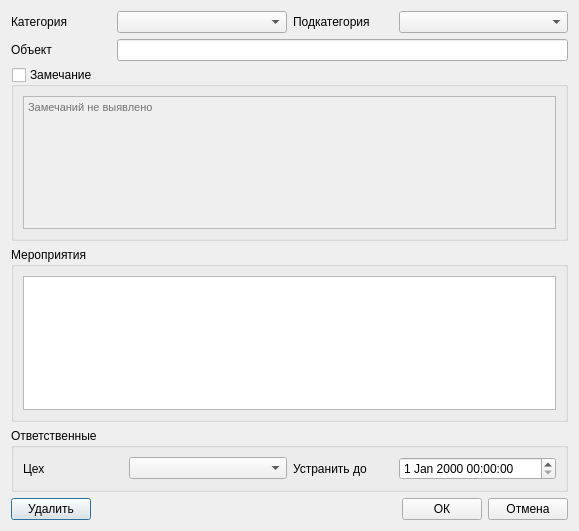
<?xml version="1.0" encoding="UTF-8"?>
<ui version="4.0">
 <class>IssueEdit</class>
 <widget class="QDialog" name="IssueEdit">
  <property name="geometry">
   <rect>
    <x>0</x>
    <y>0</y>
    <width>579</width>
    <height>531</height>
   </rect>
  </property>
  <property name="windowTitle">
   <string>Добавление замечания</string>
  </property>
  <layout class="QVBoxLayout" name="verticalLayout_5">
   <item>
    <layout class="QHBoxLayout" name="horizontalLayout_5">
     <item>
      <widget class="QLabel" name="label_3">
       <property name="minimumSize">
        <size>
         <width>100</width>
         <height>0</height>
        </size>
       </property>
       <property name="maximumSize">
        <size>
         <width>100</width>
         <height>16777215</height>
        </size>
       </property>
       <property name="text">
        <string>Категория</string>
       </property>
      </widget>
     </item>
     <item>
      <widget class="QComboBox" name="category"/>
     </item>
     <item>
      <widget class="QLabel" name="label_4">
       <property name="minimumSize">
        <size>
         <width>100</width>
         <height>0</height>
        </size>
       </property>
       <property name="maximumSize">
        <size>
         <width>100</width>
         <height>16777215</height>
        </size>
       </property>
       <property name="text">
        <string>Подкатегория</string>
       </property>
      </widget>
     </item>
     <item>
      <widget class="QComboBox" name="subcategory"/>
     </item>
    </layout>
   </item>
   <item>
    <layout class="QHBoxLayout" name="horizontalLayout">
     <item>
      <widget class="QLabel" name="label">
       <property name="minimumSize">
        <size>
         <width>100</width>
         <height>0</height>
        </size>
       </property>
       <property name="maximumSize">
        <size>
         <width>100</width>
         <height>16777215</height>
        </size>
       </property>
       <property name="text">
        <string>Объект</string>
       </property>
      </widget>
     </item>
     <item>
      <widget class="QLineEdit" name="place"/>
     </item>
    </layout>
   </item>
   <item>
    <widget class="QGroupBox" name="has_issue">
     <property name="enabled">
      <bool>true</bool>
     </property>
     <property name="title">
      <string>Замечание</string>
     </property>
     <property name="checkable">
      <bool>true</bool>
     </property>
     <property name="checked">
      <bool>false</bool>
     </property>
     <layout class="QVBoxLayout" name="verticalLayout">
      <item>
       <widget class="QTextEdit" name="issue">
        <property name="html">
         <string>&lt;!DOCTYPE HTML PUBLIC &quot;-//W3C//DTD HTML 4.0//EN&quot; &quot;http://www.w3.org/TR/REC-html40/strict.dtd&quot;&gt;
&lt;html&gt;&lt;head&gt;&lt;meta name=&quot;qrichtext&quot; content=&quot;1&quot; /&gt;&lt;meta charset=&quot;utf-8&quot; /&gt;&lt;style type=&quot;text/css&quot;&gt;
p, li { white-space: pre-wrap; }
hr { height: 1px; border-width: 0; }
li.unchecked::marker { content: &quot;\2610&quot;; }
li.checked::marker { content: &quot;\2612&quot;; }
&lt;/style&gt;&lt;/head&gt;&lt;body style=&quot; font-family:'Sans Serif'; font-size:9pt; font-weight:400; font-style:normal;&quot;&gt;
&lt;p style=&quot; margin-top:0px; margin-bottom:0px; margin-left:0px; margin-right:0px; -qt-block-indent:0; text-indent:0px;&quot;&gt;&lt;span style=&quot; font-family:'MS Shell Dlg 2'; font-size:8pt; color:#737373;&quot;&gt;Замечаний не выявлено&lt;/span&gt;&lt;/p&gt;&lt;/body&gt;&lt;/html&gt;</string>
        </property>
       </widget>
      </item>
     </layout>
    </widget>
   </item>
   <item>
    <widget class="QGroupBox" name="groupBox_2">
     <property name="title">
      <string>Мероприятия</string>
     </property>
     <layout class="QVBoxLayout" name="verticalLayout_2">
      <item>
       <widget class="QPlainTextEdit" name="measures"/>
      </item>
     </layout>
    </widget>
   </item>
   <item>
    <widget class="QGroupBox" name="gbEesponsible">
     <property name="title">
      <string>Ответственные</string>
     </property>
     <layout class="QHBoxLayout" name="horizontalLayout_2">
      <item>
       <widget class="QLabel" name="label_2">
        <property name="minimumSize">
         <size>
          <width>100</width>
          <height>0</height>
         </size>
        </property>
        <property name="maximumSize">
         <size>
          <width>100</width>
          <height>16777215</height>
         </size>
        </property>
        <property name="text">
         <string>Цех</string>
        </property>
       </widget>
      </item>
      <item>
       <widget class="QComboBox" name="responsible"/>
      </item>
      <item>
       <widget class="QLabel" name="label_5">
        <property name="minimumSize">
         <size>
          <width>100</width>
          <height>0</height>
         </size>
        </property>
        <property name="maximumSize">
         <size>
          <width>100</width>
          <height>16777215</height>
         </size>
        </property>
        <property name="text">
         <string>Устранить до</string>
        </property>
       </widget>
      </item>
      <item>
       <widget class="QDateTimeEdit" name="repair_before"/>
      </item>
     </layout>
    </widget>
   </item>
   <item>
    <layout class="QHBoxLayout" name="horizontalLayout_3">
     <item>
      <widget class="QPushButton" name="delete_issue">
       <property name="text">
        <string>Удалить</string>
       </property>
      </widget>
     </item>
     <item>
      <spacer name="horizontalSpacer">
       <property name="orientation">
        <enum>Qt::Horizontal</enum>
       </property>
       <property name="sizeHint" stdset="0">
        <size>
         <width>40</width>
         <height>20</height>
        </size>
       </property>
      </spacer>
     </item>
     <item>
      <widget class="QPushButton" name="accept">
       <property name="text">
        <string>ОК</string>
       </property>
      </widget>
     </item>
     <item>
      <widget class="QPushButton" name="cancel">
       <property name="text">
        <string>Отмена</string>
       </property>
      </widget>
     </item>
    </layout>
   </item>
  </layout>
 </widget>
 <resources/>
 <connections/>
</ui>
